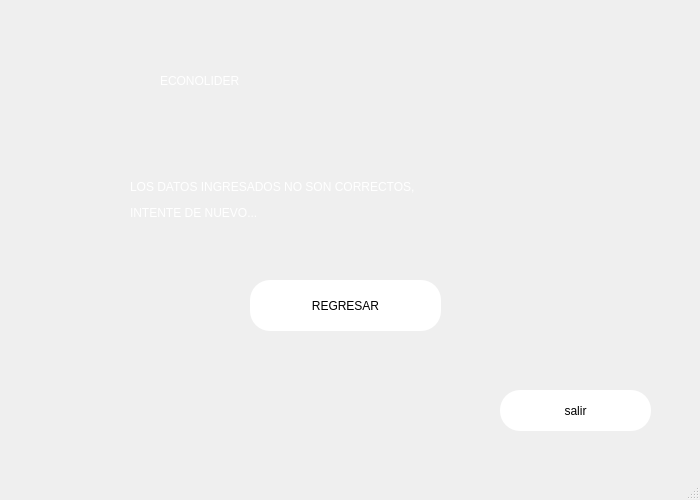
<?xml version="1.0" encoding="UTF-8"?>
<ui version="4.0">
 <class>MainWindow</class>
 <widget class="QMainWindow" name="MainWindow">
  <property name="geometry">
   <rect>
    <x>0</x>
    <y>0</y>
    <width>700</width>
    <height>500</height>
   </rect>
  </property>
  <property name="minimumSize">
   <size>
    <width>700</width>
    <height>500</height>
   </size>
  </property>
  <property name="maximumSize">
   <size>
    <width>700</width>
    <height>500</height>
   </size>
  </property>
  <property name="windowTitle">
   <string>MainWindow</string>
  </property>
  <property name="styleSheet">
   <string notr="true"/>
  </property>
  <widget class="QWidget" name="centralwidget">
   <widget class="QLabel" name="label">
    <property name="geometry">
     <rect>
      <x>160</x>
      <y>20</y>
      <width>471</width>
      <height>121</height>
     </rect>
    </property>
    <property name="styleSheet">
     <string notr="true">font: 90pt &quot;Onyx&quot;;
color: white;</string>
    </property>
    <property name="text">
     <string>ECONOLIDER</string>
    </property>
   </widget>
   <widget class="QLabel" name="label_2">
    <property name="geometry">
     <rect>
      <x>130</x>
      <y>150</y>
      <width>461</width>
      <height>101</height>
     </rect>
    </property>
    <property name="styleSheet">
     <string notr="true">font: 16pt &quot;MS Shell Dlg 2&quot;;
color:WHITE;</string>
    </property>
    <property name="text">
     <string>&lt;html&gt;&lt;head/&gt;&lt;body&gt;&lt;p&gt;LOS DATOS INGRESADOS NO SON CORRECTOS, &lt;/p&gt;&lt;p&gt;INTENTE DE NUEVO...&lt;/p&gt;&lt;/body&gt;&lt;/html&gt;</string>
    </property>
   </widget>
   <widget class="QPushButton" name="pushButton">
    <property name="geometry">
     <rect>
      <x>250</x>
      <y>280</y>
      <width>191</width>
      <height>51</height>
     </rect>
    </property>
    <property name="styleSheet">
     <string notr="true">border-radius:20px;
font: 14pt &quot;MS Shell Dlg 2&quot;;
background-color: rgb(255, 255, 255);</string>
    </property>
    <property name="text">
     <string>REGRESAR</string>
    </property>
   </widget>
   <widget class="QPushButton" name="pushButton_3">
    <property name="geometry">
     <rect>
      <x>500</x>
      <y>390</y>
      <width>151</width>
      <height>41</height>
     </rect>
    </property>
    <property name="styleSheet">
     <string notr="true">border-radius:20px;
font: 14pt &quot;MS Shell Dlg 2&quot;;
background-color: rgb(255, 255, 255);</string>
    </property>
    <property name="text">
     <string>salir</string>
    </property>
   </widget>
   <widget class="QLabel" name="label_6">
    <property name="geometry">
     <rect>
      <x>-10</x>
      <y>-30</y>
      <width>721</width>
      <height>541</height>
     </rect>
    </property>
    <property name="layoutDirection">
     <enum>Qt::RightToLeft</enum>
    </property>
    <property name="styleSheet">
     <string notr="true">background-image: url(C:/Users/User/Downloads/l.jpg);
background-repeat: no-repeat;

background-size: cover;</string>
    </property>
    <property name="text">
     <string/>
    </property>
    <property name="pixmap">
     <pixmap>../../Downloads/Nueva carpeta (4)/Proyecto-IDAT-main/Sprint_02_Proyecto/global-tech-summit-ze.jpg</pixmap>
    </property>
    <property name="scaledContents">
     <bool>true</bool>
    </property>
   </widget>
   <widget class="QLabel" name="label_3">
    <property name="geometry">
     <rect>
      <x>50</x>
      <y>150</y>
      <width>71</width>
      <height>91</height>
     </rect>
    </property>
    <property name="styleSheet">
     <string notr="true">font: 16pt &quot;MS Shell Dlg 2&quot;;
color:WHITE;</string>
    </property>
    <property name="text">
     <string/>
    </property>
    <property name="pixmap">
     <pixmap>../../Downloads/cancelar.png</pixmap>
    </property>
   </widget>
   <zorder>label_6</zorder>
   <zorder>label</zorder>
   <zorder>label_2</zorder>
   <zorder>pushButton</zorder>
   <zorder>pushButton_3</zorder>
   <zorder>label_3</zorder>
  </widget>
  <widget class="QMenuBar" name="menubar">
   <property name="geometry">
    <rect>
     <x>0</x>
     <y>0</y>
     <width>700</width>
     <height>21</height>
    </rect>
   </property>
  </widget>
  <widget class="QStatusBar" name="statusbar"/>
 </widget>
 <resources/>
 <connections/>
</ui>
